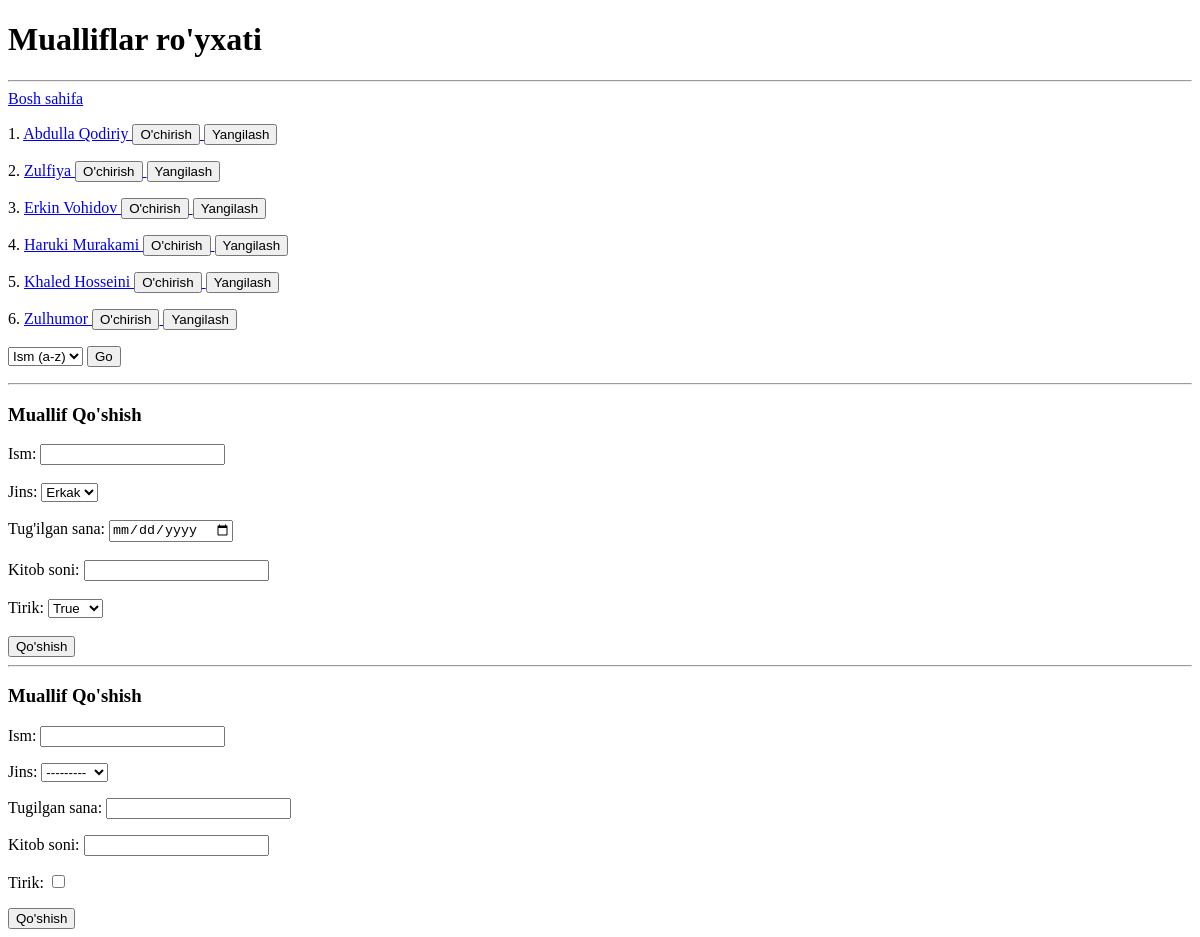
Page /mualliflar/ on the earlier database version.
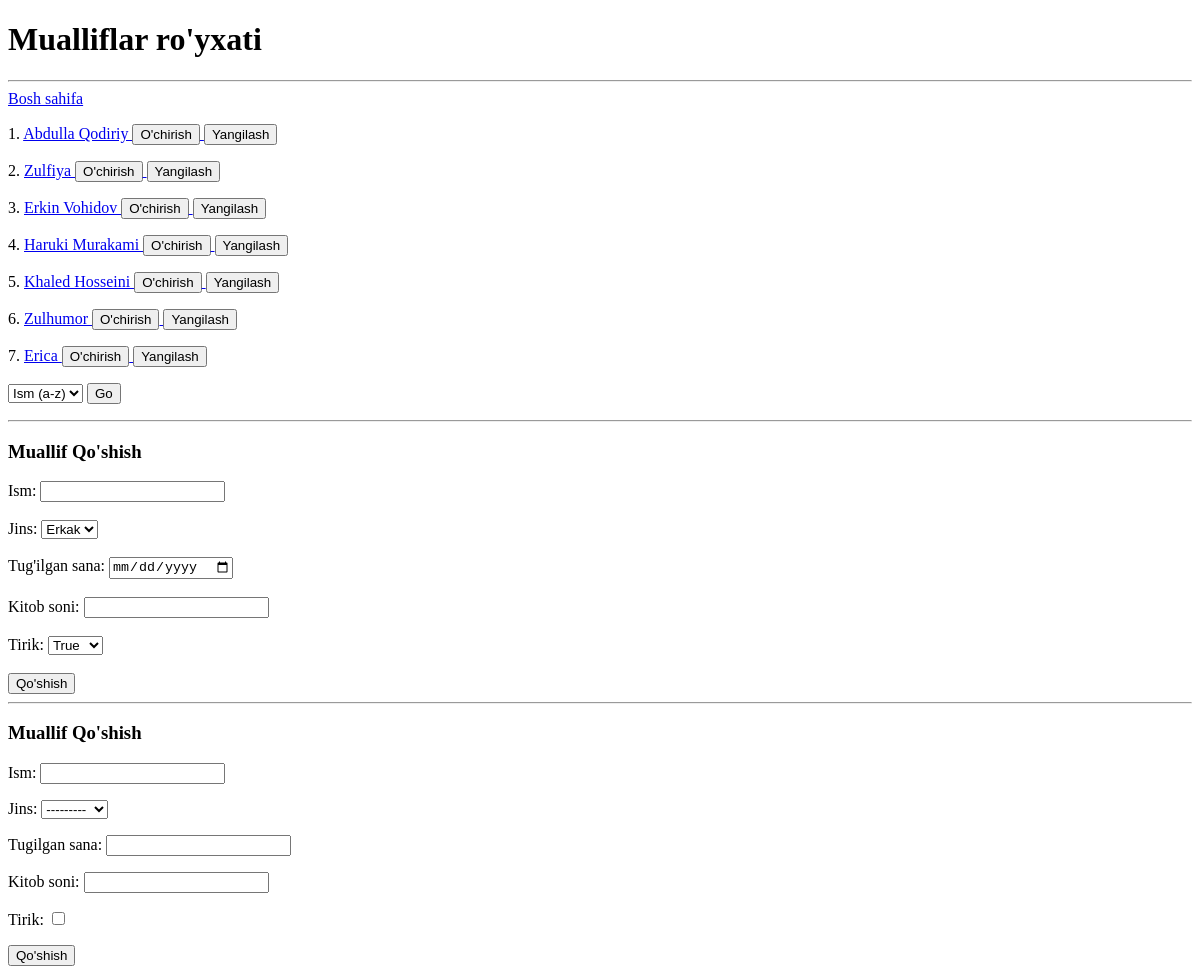
Same page on the later database version.
### main/models.py (models this page shows, shortened)
class Muallif(models.Model):
    ism = models.CharField(max_length=50)
    jins = models.CharField(max_length=150, choices=[("male", "Male"), ("female", "Female")])
    tugilgan_sana = models.DateField(null=True, blank=True)
    kitob_soni = models.PositiveIntegerField()
    tirik = models.BooleanField()

### main/views.py (the view)
# urls.py: path('mualliflar/', mualliflar_view),
def mualliflar_view(request):
    form = MuallifForm()
    mualliflar = Muallif.objects.all()
    if request.method == "POST":
        form_data = MuallifForm(request.POST)
        if form_data.is_valid():
            form_data.save()
        return redirect('/mualliflar/')
    order = request.GET.get('order')
    if order:
        mualliflar = mualliflar.order_by(order)
    context = {
        "mualliflar": mualliflar,
        "order": order,
        "form": form,
    }
    return render(request, 'mualliflar.html', context)

### main/forms.py
class MuallifForm(forms.ModelForm):
    class Meta:
        model = Muallif
        fields = "__all__"

### templates/mualliflar.html (shortened to what this page needs)
<!DOCTYPE html>
<html lang="en">
<head>
</head>
<body>
    <h1>Mualliflar ro'yxati</h1>
    <hr>
    <a href="/">Bosh sahifa</a>
    {% for muallif in mualliflar %}
    <p>
        {{forloop.counter }}.
        <a href="/mualliflar/{{ muallif.id }}/">
            {{ muallif.ism }}
            </a>
        <a href="/mualliflar/{{muallif.id}}/delete/">
            <button>O'chirish</button>
        </a>
        <a href="/mualliflar/{{muallif.id}}/update/">
            <button>Yangilash</button>
        </a>
        {% endfor %}
        <br>
    <form>
        <select name="order">
            <option value="ism" {% if order == "ism"%} selected {% endif %}>Ism (a-z)</option>
        </select>
        <button>Go</button>
    </form>
         </p>
    <hr>
    <h3>Muallif Qo'shish</h3>
    <form method="post">
        <label for="name">Ism:</label>
        <input type="text" name="ism" id="name" required>
        <br><br>
        <label for="jins">Jins:</label>
        <select name="jins" id="jins">
            <option value="Erkak">Erkak</option>
        </select>
        <br><br>
        <label for="date">Tug'ilgan sana:</label>
        <input type="date" name="tugilgan_sana" id="date">
        <br><br>
        <label for="books">Kitob soni:</label>
        <input type="number" name="kitob_soni" id="books" required>
        <br><br>
        <label for="tirik">Tirik:</label>
        <select name="tirik" id="tirik">
            <option value="True">True</option>
        </select>
        <br><br>
<button>Qo'shish</button>
    </form>
    <hr>
<h3>Muallif Qo'shish</h3>
    <form method="post">
        {{ form.as_p }}
        <button>Qo'shish</button>
    </form>
</body>
</html>

Differences in the rows shown:
added Muallif: ism "Erica"
